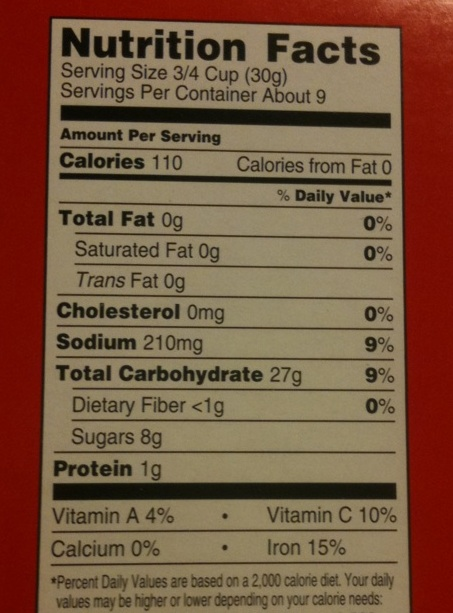
//> input picture 1.jpg, 453 x 613 px
$ ./confidence ../1.jpg   (built with g++ and OpenCV 4)
//> lines starting //> are read from the running program, lines starting //| are printed output that depends on the picture; after the words box and inside, x2 and y2 are one past the last pixel; in counts of white or black regions, pixels touching at a corner belong together
/*
 * textdetection.cpp
 *
 * A demo program of End-to-end Scene Text Detection and Recognition:
 * Shows the use of the Tesseract OCR API with the Extremal Region Filter algorithm described in:
 * Neumann L., Matas J.: Real-Time Scene Text Localization and Recognition, CVPR 2012
 *
 * Created on: Jul 31, 2014
 *     Author: Lluis Gomez i Bigorda <lgomez AT cvc.uab.es>
 */

#include "opencv2/text.hpp"
#include "opencv2/core/utility.hpp"
#include "opencv2/highgui.hpp"
#include "opencv2/imgproc.hpp"

#include <iostream>

using namespace std;
using namespace cv;
using namespace cv::text;

//Calculate edit distance netween two words
size_t edit_distance(const string& A, const string& B);
size_t min(size_t x, size_t y, size_t z);
bool   isRepetitive(const string& s);
bool   sort_by_lenght(const string &a, const string &b);
//Draw ER's in an image via floodFill
void   er_draw(vector<Mat> &channels, vector<vector<ERStat> > &regions, vector<Vec2i> group, Mat& segmentation);

//Perform text detection and recognition and evaluate results using edit distance
int main(int argc, char* argv[])
{
    cout << endl << argv[0] << endl << endl;
    cout << "A demo program of End-to-end Scene Text Detection and Recognition: " << endl;
    cout << "Shows the use of the Tesseract OCR API with the Extremal Region Filter algorithm described in:" << endl;
    cout << "Neumann L., Matas J.: Real-Time Scene Text Localization and Recognition, CVPR 2012" << endl << endl;

    Mat image;
    if(argc>1)
        image  = imread(argv[1]);
//> image is the input picture: 613 rows x 453 cols, CV_8UC3; mean B, G, R 64.5, 87.6, 120.8
    else
    {
        cout << "    Usage: " << argv[0] << " <input_image> [<gt_word1> ... <gt_wordN>]" << endl;
        return(0);
    }

    cout << "IMG_W=" << image.cols << endl;
//| IMG_W=453
    cout << "IMG_H=" << image.rows << endl;
//| IMG_H=613

    /*Text Detection*/

    // Extract channels to be processed individually
    vector<Mat> channels;

    Mat grey;
    cvtColor(image,grey,COLOR_RGB2GRAY);
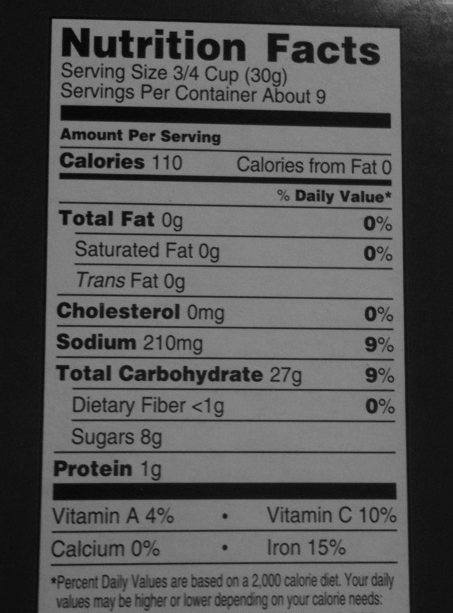
//> grey: 613 rows x 453 cols, CV_8UC1; min 3, max 150, mean 84.5

    // Notice here we are only using grey channel, see textdetection.cpp for example with more channels
    channels.push_back(grey);
    channels.push_back(255-grey);
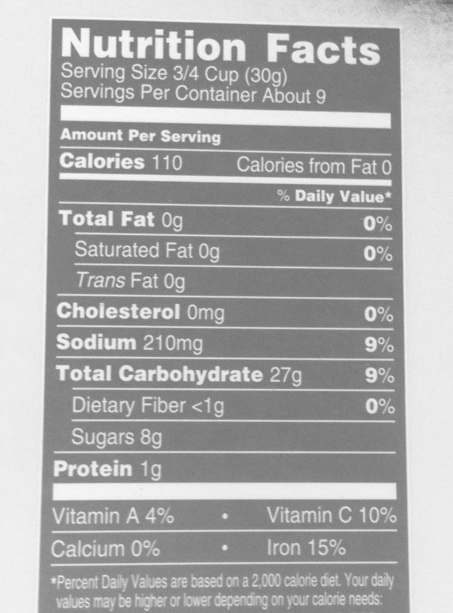
//> channels[1]: 613 rows x 453 cols, CV_8UC1; min 105, max 252, mean 170.5

    double t_d = (double)getTickCount();
    // Create ERFilter objects with the 1st and 2nd stage default classifiers
    Ptr<ERFilter> er_filter1 = createERFilterNM1(loadClassifierNM1("trained_classifierNM1.xml"),8,0.00015f,0.13f,0.2f,true,0.1f);
    Ptr<ERFilter> er_filter2 = createERFilterNM2(loadClassifierNM2("trained_classifierNM2.xml"),0.5);

    vector<vector<ERStat> > regions(channels.size());
//> regions = 2 items
    // Apply the default cascade classifier to each independent channel (could be done in parallel)
    for (int c=0; c<(int)channels.size(); c++)
    {
        er_filter1->run(channels[c], regions[c]);
        er_filter2->run(channels[c], regions[c]);
    }
//> this loop made 2 passes
    cout << "TIME_REGION_DETECTION = " << ((double)getTickCount() - t_d)*1000/getTickFrequency() << endl;

    Mat out_img_decomposition= Mat::zeros(image.rows+2, image.cols+2, CV_8UC1);
    vector<Vec2i> tmp_group;
    for (int i=0; i<(int)regions.size(); i++)
    {
        for (int j=0; j<(int)regions[i].size();j++)
        {
            tmp_group.push_back(Vec2i(i,j));
        }
        Mat tmp= Mat::zeros(image.rows+2, image.cols+2, CV_8UC1);
        er_draw(channels, regions, tmp_group, tmp);
        if (i > 0)
            tmp = tmp / 2;
        out_img_decomposition = out_img_decomposition | tmp;
        tmp_group.clear();
    }
//> this loop made 2 passes
//> pass 1, `er_draw(channels, regions, tmp_group, tmp);`:
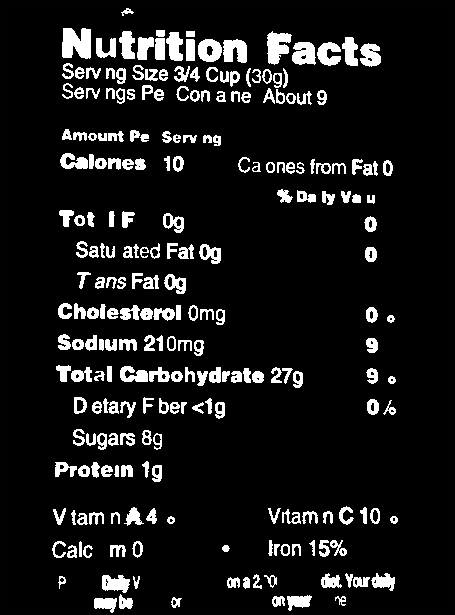
//> tmp: 615 rows x 455 cols, CV_8UC1; min 0, max 255, mean 24.6
//> pass 2, `tmp = tmp / 2;`:
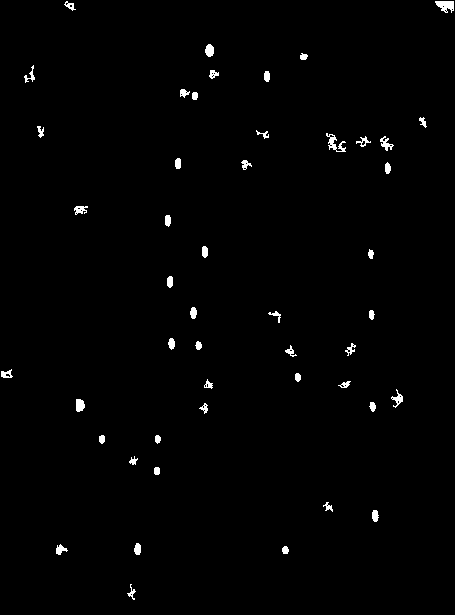
//> tmp: 615 rows x 455 cols, CV_8UC1; values 0 (black) and 128 (white), 1% white; 48 white regions, largest, box (x1, y1, x2, y2) and area: (435, 1, 454, 13) 156, (326, 133, 346, 152) 144, (76, 399, 85, 412) 97

    double t_g = (double)getTickCount();
    // Detect character groups
    vector< vector<Vec2i> > nm_region_groups;
    vector<Rect> nm_boxes;
    erGrouping(image, channels, regions, nm_region_groups, nm_boxes,ERGROUPING_ORIENTATION_HORIZ);
//> nm_region_groups = 19 items; nm_boxes = 19 Rects (x, y, width, height), first 8: [75, 240, 146, 24], [276, 188, 99, 17], [59, 152, 334, 24], [61, 128, 160, 18], [61, 82, 266, 23], [61, 27, 320, 40], [61, 62, 227, 26], [52, 505, 328, 21]
    cout << "TIME_GROUPING = " << ((double)getTickCount() - t_g)*1000/getTickFrequency() << endl;


    /*Text Recognition (OCR)*/

    double t_r = (double)getTickCount();
    Ptr<OCRTesseract> ocr = OCRTesseract::create();
    cout << "TIME_OCR_INITIALIZATION = " << ((double)getTickCount() - t_r)*1000/getTickFrequency() << endl;
    string output;

    Mat out_img;
    Mat out_img_detection;
    Mat out_img_segmentation = Mat::zeros(image.rows+2, image.cols+2, CV_8UC1);
    image.copyTo(out_img);
    image.copyTo(out_img_detection);
    float scale_img  = 600.f/image.rows;
//> scale_img = 0.979
    float scale_font = (float)(2-scale_img)/1.4f;
//> scale_font = 0.729
    vector<string> words_detection;

    t_r = (double)getTickCount();

    for (int i=0; i<(int)nm_boxes.size(); i++)
    {

        rectangle(out_img_detection, nm_boxes[i].tl(), nm_boxes[i].br(), Scalar(0,255,255), 3);

        Mat group_img = Mat::zeros(image.rows+2, image.cols+2, CV_8UC1);
        er_draw(channels, regions, nm_region_groups[i], group_img);
        Mat group_segmentation;
        group_img.copyTo(group_segmentation);
        //image(nm_boxes[i]).copyTo(group_img);
        group_img(nm_boxes[i]).copyTo(group_img);
        copyMakeBorder(group_img,group_img,15,15,15,15,BORDER_CONSTANT,Scalar(0));

        vector<Rect>   boxes;
        vector<string> words;
        vector<float>  confidences;
        ocr->run(group_img, output, &boxes, &words, &confidences, OCR_LEVEL_WORD);

        output.erase(remove(output.begin(), output.end(), '\n'), output.end());
        //cout << "OCR output = \"" << output << "\" lenght = " << output.size() << endl;
        if (output.size() < 3)
            continue;

        for (int j=0; j<(int)boxes.size(); j++)
        {
            boxes[j].x += nm_boxes[i].x-15;
            boxes[j].y += nm_boxes[i].y-15;

            //cout << "  word = " << words[j] << "\t confidence = " << confidences[j] << endl;
            if ((words[j].size() < 2) || (confidences[j] < 51) ||
                    ((words[j].size()==2) && (words[j][0] == words[j][1])) ||
                    ((words[j].size()< 4) && (confidences[j] < 60)) ||
                    isRepetitive(words[j]))
                continue;
            words_detection.push_back(words[j]);
            rectangle(out_img, boxes[j].tl(), boxes[j].br(), Scalar(255,0,255),3);
            Size word_size = getTextSize(words[j], FONT_HERSHEY_SIMPLEX, (double)scale_font, (int)(3*scale_font), NULL);
            rectangle(out_img, boxes[j].tl()-Point(3,word_size.height+3), boxes[j].tl()+Point(word_size.width,0), Scalar(255,0,255),-1);
            putText(out_img, words[j], boxes[j].tl()-Point(1,1), FONT_HERSHEY_SIMPLEX, scale_font, Scalar(255,255,255),(int)(3*scale_font));
            out_img_segmentation = out_img_segmentation | group_segmentation;
        }

    }
//> this loop made 19 passes
//> pass 1, `group_img(nm_boxes[i]).copyTo(group_img);`:
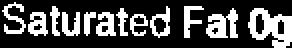
//> group_img: 24 rows x 146 cols, CV_8UC1 (shown 2 times larger); 29% white; 12 white regions, largest, box (x1, y1, x2, y2) and area: (124, 4, 146, 24) 247, (103, 4, 119, 19) 144, (48, 6, 58, 18) 79
//> pass 1, `copyMakeBorder(group_img,group_img,15,15,15,15,BORDER_CONSTANT,Scalar(..`:
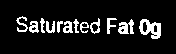
//> group_img: 54 rows x 176 cols, CV_8UC1; 10.7% white; 12 white regions, largest, box (x1, y1, x2, y2) and area: (139, 19, 161, 39) 247, (118, 19, 134, 34) 144, (63, 21, 73, 33) 79
//> after the loop:
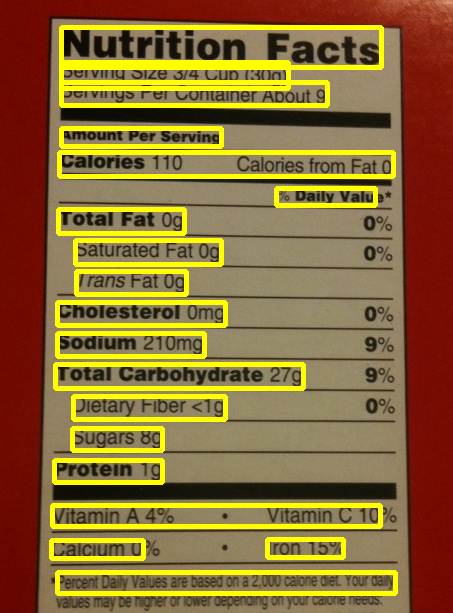
//> out_img_detection: 613 rows x 453 cols, CV_8UC3; 14.16% of pixels changed, all inside (x1, y1, x2, y2) = (49, 25, 398, 596)
//> after the loop: out_img_segmentation: 615 rows x 455 cols, CV_8UC1; every value is 0
//> after the loop, words_detection = 0 items

    cout << "TIME_OCR = " << ((double)getTickCount() - t_r)*1000/getTickFrequency() << endl;


    /* Recognition evaluation with (approximate) hungarian matching and edit distances */

    if(argc>2)
    {
        int num_gt_characters   = 0;
        vector<string> words_gt;
        for (int i=2; i<argc; i++)
        {
            string s = string(argv[i]);
            if (s.size() > 0)
            {
                words_gt.push_back(string(argv[i]));
                //cout << " GT word " << words_gt[words_gt.size()-1] << endl;
                num_gt_characters += (int)(words_gt[words_gt.size()-1].size());
            }
        }

        if (words_detection.empty())
        {
            //cout << endl << "number of characters in gt = " << num_gt_characters << endl;
            cout << "TOTAL_EDIT_DISTANCE = " << num_gt_characters << endl;
            cout << "EDIT_DISTANCE_RATIO = 1" << endl;
        }
        else
        {

            sort(words_gt.begin(),words_gt.end(),sort_by_lenght);

            int max_dist=0;
            vector< vector<int> > assignment_mat;
            for (int i=0; i<(int)words_gt.size(); i++)
            {
                vector<int> assignment_row(words_detection.size(),0);
                assignment_mat.push_back(assignment_row);
                for (int j=0; j<(int)words_detection.size(); j++)
                {
                    assignment_mat[i][j] = (int)(edit_distance(words_gt[i],words_detection[j]));
                    max_dist = max(max_dist,assignment_mat[i][j]);
                }
            }

            vector<int> words_detection_matched;

            int total_edit_distance = 0;
            int tp=0, fp=0, fn=0;
            for (int search_dist=0; search_dist<=max_dist; search_dist++)
            {
                for (int i=0; i<(int)assignment_mat.size(); i++)
                {
                    int min_dist_idx =  (int)distance(assignment_mat[i].begin(),
                                        min_element(assignment_mat[i].begin(),assignment_mat[i].end()));
                    if (assignment_mat[i][min_dist_idx] == search_dist)
                    {
                        //cout << " GT word \"" << words_gt[i] << "\" best match \"" << words_detection[min_dist_idx] << "\" with dist " << assignment_mat[i][min_dist_idx] << endl;
                        if(search_dist == 0)
                            tp++;
                        else { fp++; fn++; }

                        total_edit_distance += assignment_mat[i][min_dist_idx];
                        words_detection_matched.push_back(min_dist_idx);
                        words_gt.erase(words_gt.begin()+i);
                        assignment_mat.erase(assignment_mat.begin()+i);
                        for (int j=0; j<(int)assignment_mat.size(); j++)
                        {
                            assignment_mat[j][min_dist_idx]=INT_MAX;
                        }
                        i--;
                    }
                }
            }

            for (int j=0; j<(int)words_gt.size(); j++)
            {
                //cout << " GT word \"" << words_gt[j] << "\" no match found" << endl;
                fn++;
                total_edit_distance += (int)words_gt[j].size();
            }
            for (int j=0; j<(int)words_detection.size(); j++)
            {
                if (find(words_detection_matched.begin(),words_detection_matched.end(),j) == words_detection_matched.end())
                {
                    //cout << " Detection word \"" << words_detection[j] << "\" no match found" << endl;
                    fp++;
                    total_edit_distance += (int)words_detection[j].size();
                }
            }


            //cout << endl << "number of characters in gt = " << num_gt_characters << endl;
            cout << "TOTAL_EDIT_DISTANCE = " << total_edit_distance << endl;
            cout << "EDIT_DISTANCE_RATIO = " << (float)total_edit_distance / num_gt_characters << endl;
            cout << "TP = " << tp << endl;
            cout << "FP = " << fp << endl;
            cout << "FN = " << fn << endl;
        }
    }


    // [4 lines of commented-out code are left out]
    namedWindow("recognition",WINDOW_NORMAL);
    imshow("recognition", out_img);
    waitKey(0);
    //imwrite("recognition.jpg", out_img);
    //imwrite("segmentation.jpg", out_img_segmentation);
    //imwrite("decomposition.jpg", out_img_decomposition);

    return 0;
}

// [46 lines left out: functions min, edit_distance, isRepetitive, not called in this run]


void er_draw(vector<Mat> &channels, vector<vector<ERStat> > &regions, vector<Vec2i> group, Mat& segmentation)
{
    for (int r=0; r<(int)group.size(); r++)
    {
        ERStat er = regions[group[r][0]][group[r][1]];
        if (er.parent != NULL) // deprecate the root region
        {
            int newMaskVal = 255;
            int flags = 4 + (newMaskVal << 8) + FLOODFILL_FIXED_RANGE + FLOODFILL_MASK_ONLY;
            floodFill(channels[group[r][0]],segmentation,Point(er.pixel%channels[group[r][0]].cols,er.pixel/channels[group[r][0]].cols),
                      Scalar(255),0,Scalar(er.level),Scalar(0),flags);
        }
    }
}

bool   sort_by_lenght(const string &a, const string &b){return (a.size()>b.size());}

$ run again, on 11.jpg
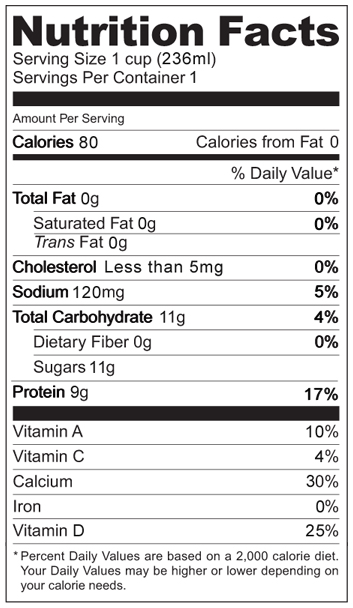
//> input picture 11.jpg, 353 x 608 px
//> image is the input picture: 608 rows x 353 cols, CV_8UC3; mean B, G, R 219.5, 219.3, 219.9
//| IMG_W=353
//| IMG_H=608
//> regions = 2 items
//> the loop `for (int c=0; c<(int)channels.size(); c++)` made 2 passes
//> the loop `for (int i=0; i<(int)regions.size(); i++)` made 2 passes
//> pass 2, `tmp = tmp / 2;`:
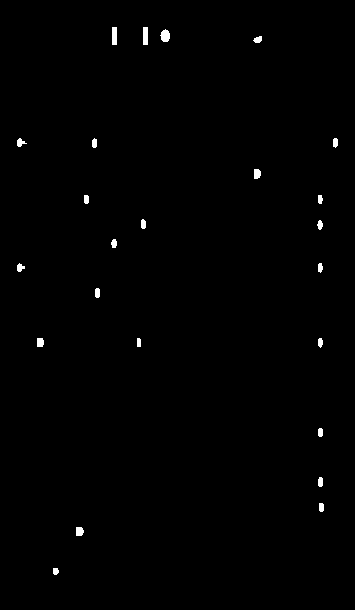
//> tmp: 610 rows x 355 cols, CV_8UC1; values 0 (black) and 128 (white), 0.57% white; 24 white regions, largest, box (x1, y1, x2, y2) and area: (160, 29, 170, 42) 96, (112, 27, 117, 45) 90, (143, 27, 148, 45) 90
//> nm_region_groups = 27 items; nm_boxes = 27 Rects (x, y, width, height), first 8: [231, 166, 103, 18], [34, 216, 122, 18], [35, 235, 93, 18], [12, 191, 87, 18], [33, 360, 83, 18], [12, 310, 142, 17], [304, 387, 36, 15], [13, 385, 76, 18]
//> the loop `for (int i=0; i<(int)nm_boxes.size(); i++)` made 27 passes
//> after the loop `for (int i=0; i<(int)nm_boxes.size(); i++)`:
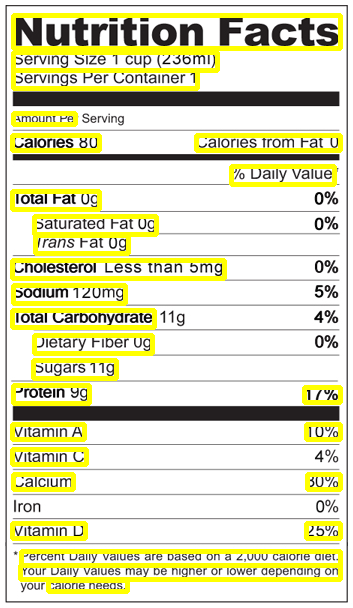
//> out_img_detection: 608 rows x 353 cols, CV_8UC3; 15.65% of pixels changed, all inside (x1, y1, x2, y2) = (10, 13, 343, 594)
//> after the loop `for (int i=0; i<(int)nm_boxes.size(); i++)`: words_detection = 0 items

$ run again, on 12.jpg
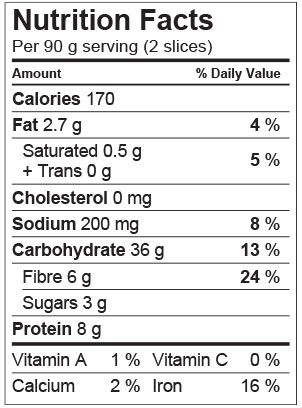
//> input picture 12.jpg, 302 x 408 px
//> image is the input picture: 408 rows x 302 cols, CV_8UC3; mean B, G, R 225, 224.8, 225.2
//| IMG_W=302
//| IMG_H=408
//> regions = 2 items
//> the loop `for (int c=0; c<(int)channels.size(); c++)` made 2 passes
//> the loop `for (int i=0; i<(int)regions.size(); i++)` made 2 passes
//> pass 2, `tmp = tmp / 2;`:
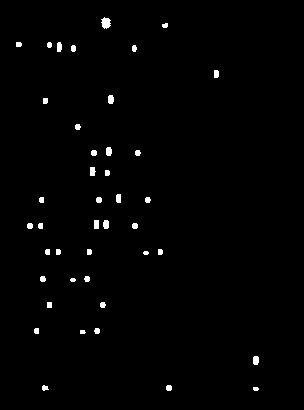
//> tmp: 410 rows x 304 cols, CV_8UC1; values 0 (black) and 128 (white), 1.1% white; 42 white regions, largest, box (x1, y1, x2, y2) and area: (101, 17, 111, 29) 84, (253, 356, 259, 365) 49, (108, 95, 114, 104) 48
//> nm_region_groups = 17 items; nm_boxes = 17 Rects (x, y, width, height), first 8: [199, 67, 83, 15], [13, 40, 202, 17], [13, 8, 201, 24], [12, 352, 266, 16], [12, 379, 266, 14], [13, 321, 89, 19], [23, 296, 84, 18], [12, 241, 266, 21]
//> the loop `for (int i=0; i<(int)nm_boxes.size(); i++)` made 17 passes
//> after the loop `for (int i=0; i<(int)nm_boxes.size(); i++)`:
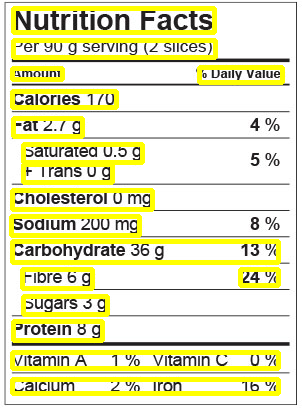
//> out_img_detection: 408 rows x 302 cols, CV_8UC3; mean B, G, R 178, 229.9, 230.2
//> after the loop `for (int i=0; i<(int)nm_boxes.size(); i++)`: words_detection = 0 items

$ run again, on 13.jpg
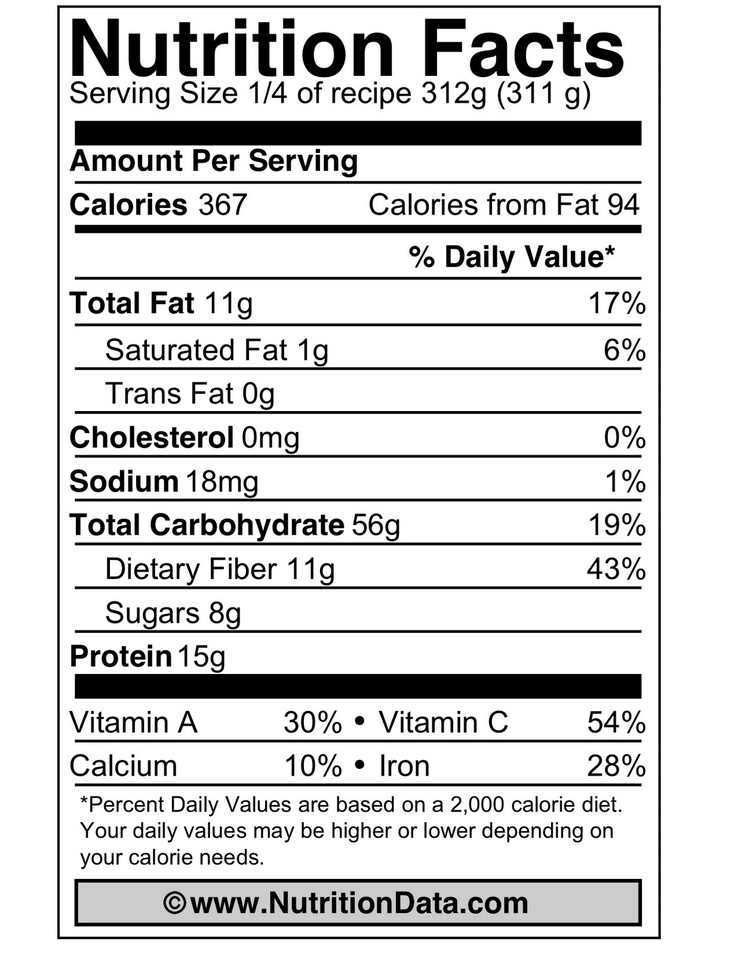
//> input picture 13.jpg, 738 x 956 px, shrunk from 1236 x 1600 before the run
//> image is the input picture: 956 rows x 738 cols, CV_8UC3; min 0, max 255, mean 211.3
//| IMG_W=738
//| IMG_H=956
//> regions = 2 items
//> the loop `for (int c=0; c<(int)channels.size(); c++)` made 2 passes
//> the loop `for (int i=0; i<(int)regions.size(); i++)` made 2 passes
//> nm_region_groups = 20 items; nm_boxes = 20 Rects (x, y, width, height), first 8: [507, 822, 88, 22], [311, 796, 115, 19], [163, 891, 366, 25], [70, 753, 108, 25], [106, 338, 222, 29], [72, 17, 553, 62], [70, 79, 511, 32], [69, 290, 184, 31]
//> the loop `for (int i=0; i<(int)nm_boxes.size(); i++)` made 20 passes
//> after the loop `for (int i=0; i<(int)nm_boxes.size(); i++)`:
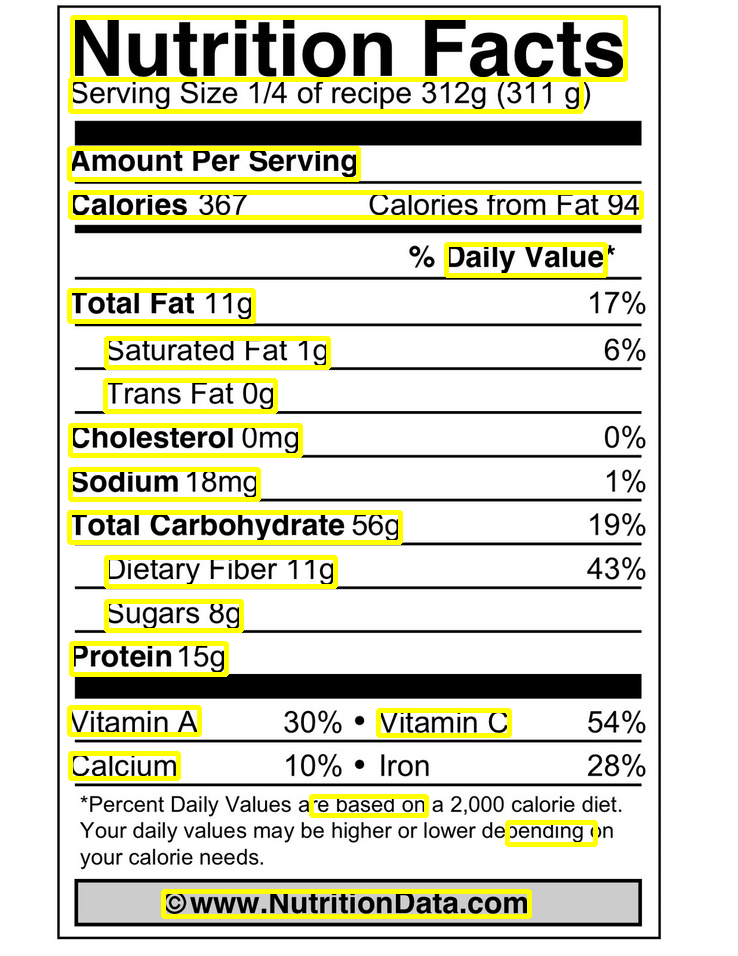
//> out_img_detection: 956 rows x 738 cols, CV_8UC3; 7.34% of pixels changed, all inside (x1, y1, x2, y2) = (67, 15, 644, 919)
//> after the loop `for (int i=0; i<(int)nm_boxes.size(); i++)`: words_detection = 0 items
